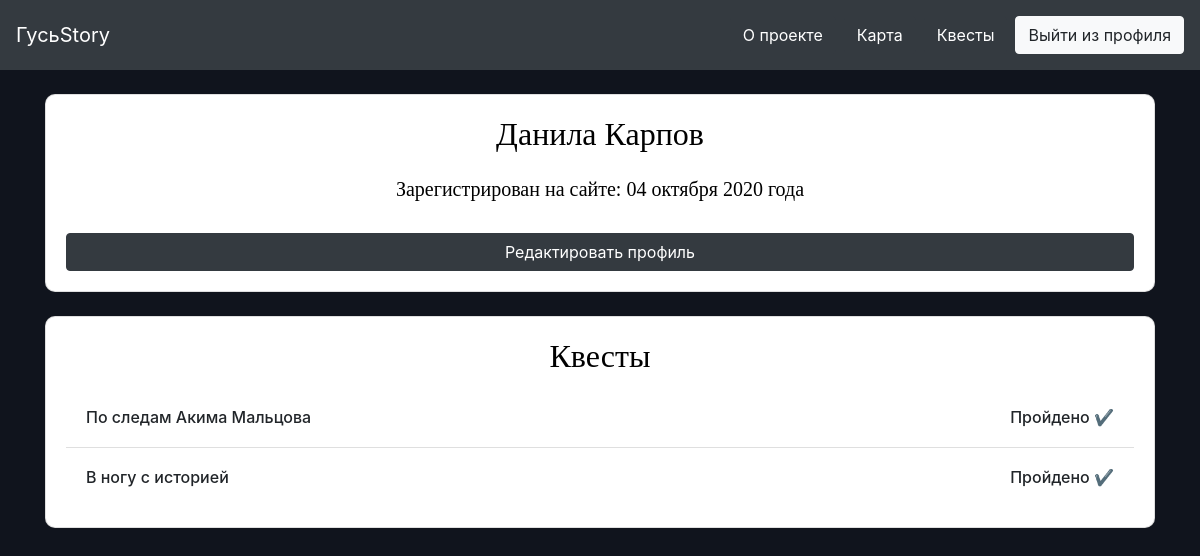
The app's page /profile (signed in), older data.
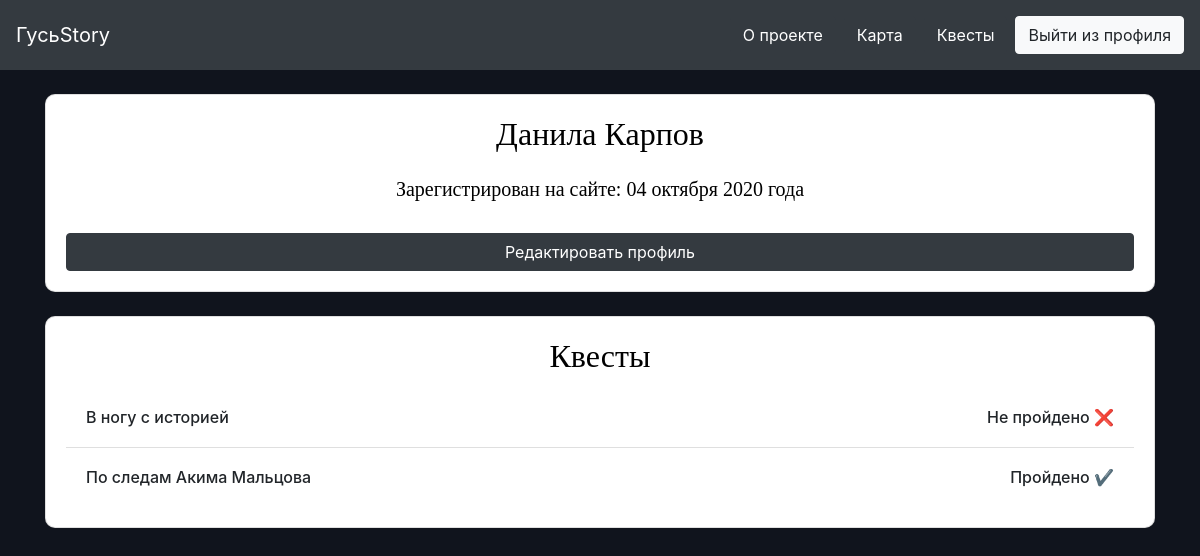
The same page, newer data.
### data/users.py (models this page shows, shortened)
class User(SqlAlchemyBase, UserMixin, SerializerMixin):
    __tablename__ = 'users'
    id = sqlalchemy.Column(sqlalchemy.Integer, primary_key=True, autoincrement=True)
    name = sqlalchemy.Column(sqlalchemy.String, nullable=True)
    surname = sqlalchemy.Column(sqlalchemy.String, nullable=True)
    email = sqlalchemy.Column(sqlalchemy.String, index=True, unique=True, nullable=True)
    password = sqlalchemy.Column(sqlalchemy.String, nullable=True)
    created_date = sqlalchemy.Column(sqlalchemy.String)
    completed = sqlalchemy.Column(sqlalchemy.String, default="")
    not_completed = sqlalchemy.Column(sqlalchemy.String, default="")
    quest_answer = sqlalchemy.Column(sqlalchemy.TEXT, default="")

### __init__.py (the view)
@app.route('/profile')
def profile():
    if current_user.is_authenticated:
        return render_template("profile.html", profile=True)
    return redirect('/')

### __init__.py (called while the page is built)
@login_manager.user_loader
def load_user(user_id):
    sessions = db_session.create_session()
    return sessions.query(users.User).get(user_id)

### data/db_session.py (called while the page is built)
def create_session() -> Session:
    global __factory
    return __factory()

### templates/profile.html (shortened to what this page needs)
{% extends "base.html" %}
{% block content %}
    <div class="container mt-4">
        <div class="card" style="width: 100%; border-radius: 10px;">
            <div class="card-body">
                <h2 align="center" class="card-title mb-4"> {{ current_user.name }} {{ current_user.surname }} </h2>
                <h5 align="center"> Зарегистрирован на сайте: {{ current_user.created_date }} </h5>
                <a href="/edit_profile/{{ current_user.id }}">
                    <div class="btn btn-dark mt-4" style="width: 100%"> Редактировать профиль </div>
                </a>
            </div>
        </div>
        <div class="card mt-4 mb-4" style="width: 100%; border-radius: 10px;">
            <div class="card-body">
                <h2 class="card-title" align="center">Квесты</h2>
                <ul class="list-group list-group-flush">
                    {% if current_user.not_completed != None and current_user.not_completed != "" %}
                        {% for quest in current_user.not_completed.strip(';').split(';') %}
                            <li class="list-group-item">
                                <table class="mt-2" width="100%" cellpadding="0">
                                    <tr>
                                        <th>
                                            <h6>{{ quest }}</h6>
                                        </th>
                                        <th>
                                            <h6 align="right" class="full"> Не пройдено &#10060; </h6>
                                        </th>
                                    </tr>
                                </table>
                            </li>
                        {% endfor %}
                    {% endif %}
                    {% if current_user.completed != None and current_user.completed != "" %}
                        {% for quest in current_user.completed.strip(';').split(';') %}
                            <li class="list-group-item">
                                <table class="mt-2" width="100%" cellpadding="0">
                                    <tr>
                                        <th>
                                            <h6>{{ quest }}</h6>
                                        </th>
                                        <th>
                                            <h6 align="right" class="full"> Пройдено &#10004;</h6>
                                        </th>
                                    </tr>
                                </table>
                            </li>
                        {% endfor %}
                    {% endif %}
                </ul>
            </div>
        </div>
    </div>
{% endblock %}

### templates/base.html (shortened to what this page needs)
<!DOCTYPE html>
<html lang="ru">
<head>
    <link rel="stylesheet" type="text/css" href="../static/css/style.css">
    <link rel="stylesheet"
          href="https://cdn.jsdelivr.net/npm/bootstrap@4.5.3/dist/css/bootstrap.min.css"
>
</head>
<body style="background-color: #10141D;">
<div>
    <nav class="navbar navbar-expand-lg sticky-top navbar-dark bg-dark">
        <a class="navbar-brand" href="/"> ГусьStory </a>
        <div class="collapse navbar-collapse mr-auto" id="navbarSupportedContent">
            <p class="mt-1 mb-1">
                <a class="btn btn-dark mr-2 mt-1 mb-1" href="/about_project"> О проекте </a>
            </p>
            <p class="mt-1 mb-1">
                <a class="btn btn-dark mr-2 mt-1 mb-1" href="/maps"> Карта </a>
            </p>
            <p class="mt-1 mb-1">
                <a class="btn btn-dark mr-2 mt-1 mb-1" href="/quests"> Квесты </a>
            </p>
            {% if not current_user.is_authenticated %}
                <p class="mt-1 mb-1">
                    <a class="btn btn-light mr-2" href="/login"> Войти </a>
                </p>
                <p class="mt-1 mb-1">
                    <a class="btn btn-light" href="/register"> Зарегистрироваться </a>
                </p>
            {% elif profile %}
                <p class="mt-1 mb-1">
                    <a class="btn btn-light" href="/logout"> Выйти из профиля </a>
                </p>
            {% else %}
                <p class="mt-1 mb-1">
                    <a class="btn btn-light" href="/profile"> Личный кабинет </a>
                </p>
            {% endif %}
        </div>
    </nav>
    <div>
        {% block content %}
        {% endblock %}
    </div>
</div>
</body>
</html>

### static/css/style.css (style rules this page uses)
h2 { color: #000; font-family: ‘Times New Roman’, serif; font-size: 45px; font-weight: normal; line-height: 48px; margin: 0; }
h5 { color: #000; font-family: ‘Times New Roman’, serif; font-size: 23px; font-weight: normal; line-height: 48px; margin: 0; }
.full { width: 100%; }

Row changes from the older to the newer data that the page shows:
changed User "Данила": not_completed empty → ";В ногу с историей" (drawn)
Text that changed along with them:
new list line: "В ногу с историей Не пройдено ❌"
list line gone: "В ногу с историей Пройдено ✔"
